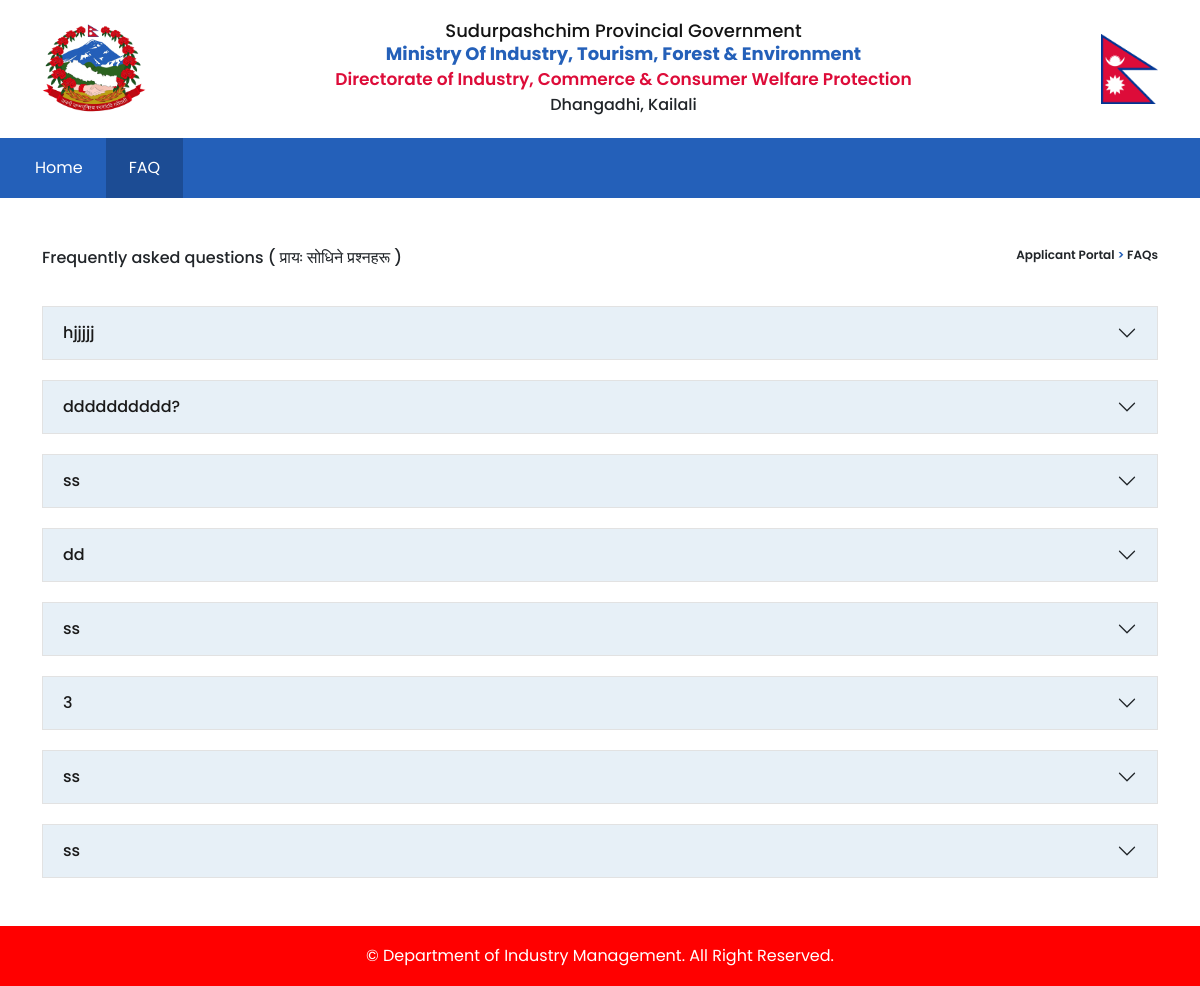
The app's page /faq/display/, older data.
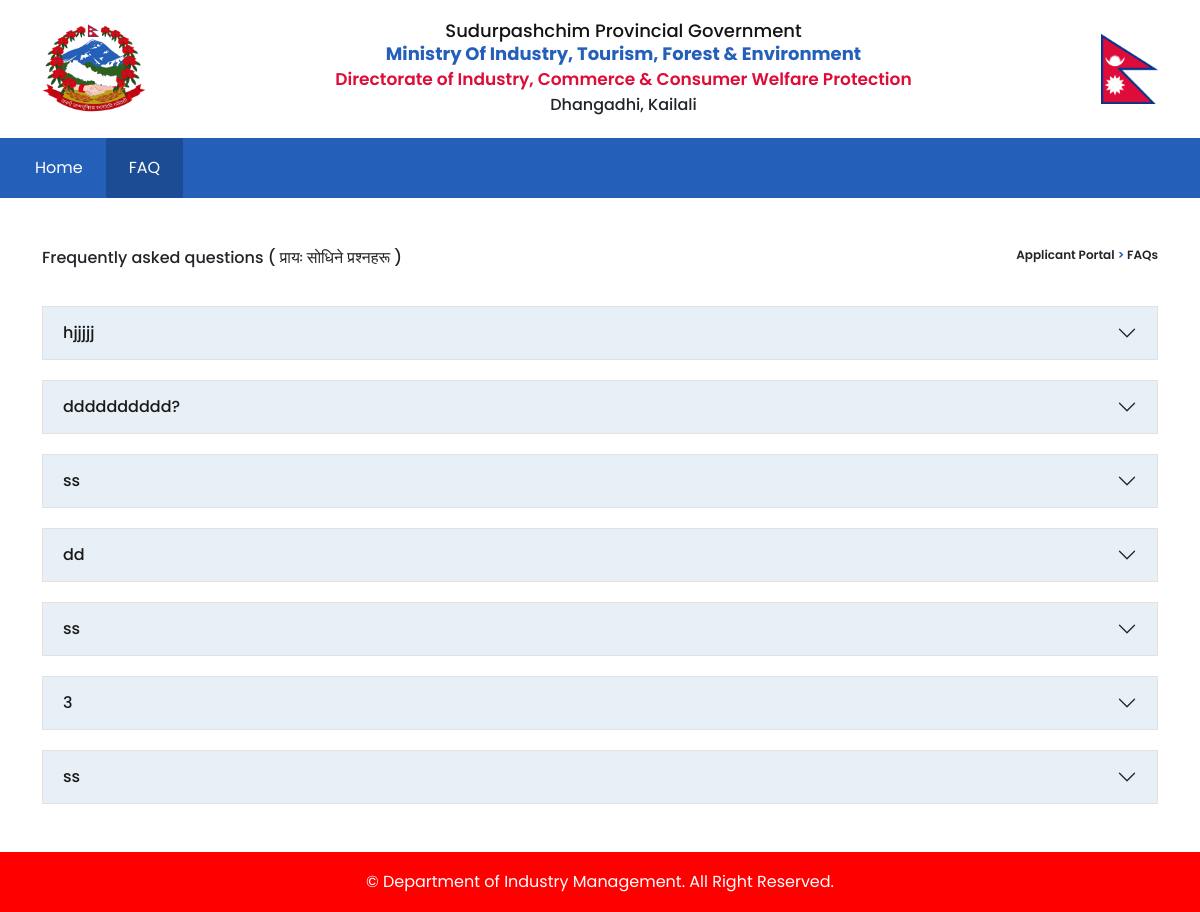
The same page, newer data.
### faq/models.py (models this page shows)
class Faq(models.Model):
    question = models.CharField(max_length=255)
    answer = models.TextField(max_length=600)

### faq/views.py (the view)
# urls.py: path('faq/display/', views.faq_display, name="faq-display"),
def faq_display(request):
    faq = Faq.objects.all()
    context = {'faq': faq}
    return render(request, 'faq/display.html', context)

### templates/faq/display.html (shortened to what this page needs)
{% extends "layout/base.html" %}
{% load static %}
{% block container %}
<div class="container my-5" style="min-height: 63vh;">
    <div class="cng-pw-title d-flex justify-content-between mt-4">
        <p>Frequently asked questions <span>( प्रायः सोधिने प्रश्नहरू )</span>
        </p>
        <div class="kit-text-navigation">
            <p>Applicant Portal<span> > </span> FAQs
            </p>
        </div>
    </div>
    {% for f in faq %}
    <div class="accordion accordion-flush" id="accordionFlushExample">
        <div class="accordion-item">
        <h2 class="accordion-header">
            <button class="accordion-button collapsed" type="button" data-bs-toggle="collapse" data-bs-target="#flush-collapse{{ f.pk }}" aria-expanded="false" aria-controls="flush-collapse{{ f.pk }}">
            {{ f.question }}
            </button>
        </h2>
        </div>
    </div>
    {% endfor %}
</div>
{% endblock %}

Row changes from the older to the newer data that the page shows:
removed Faq: question "ss"
